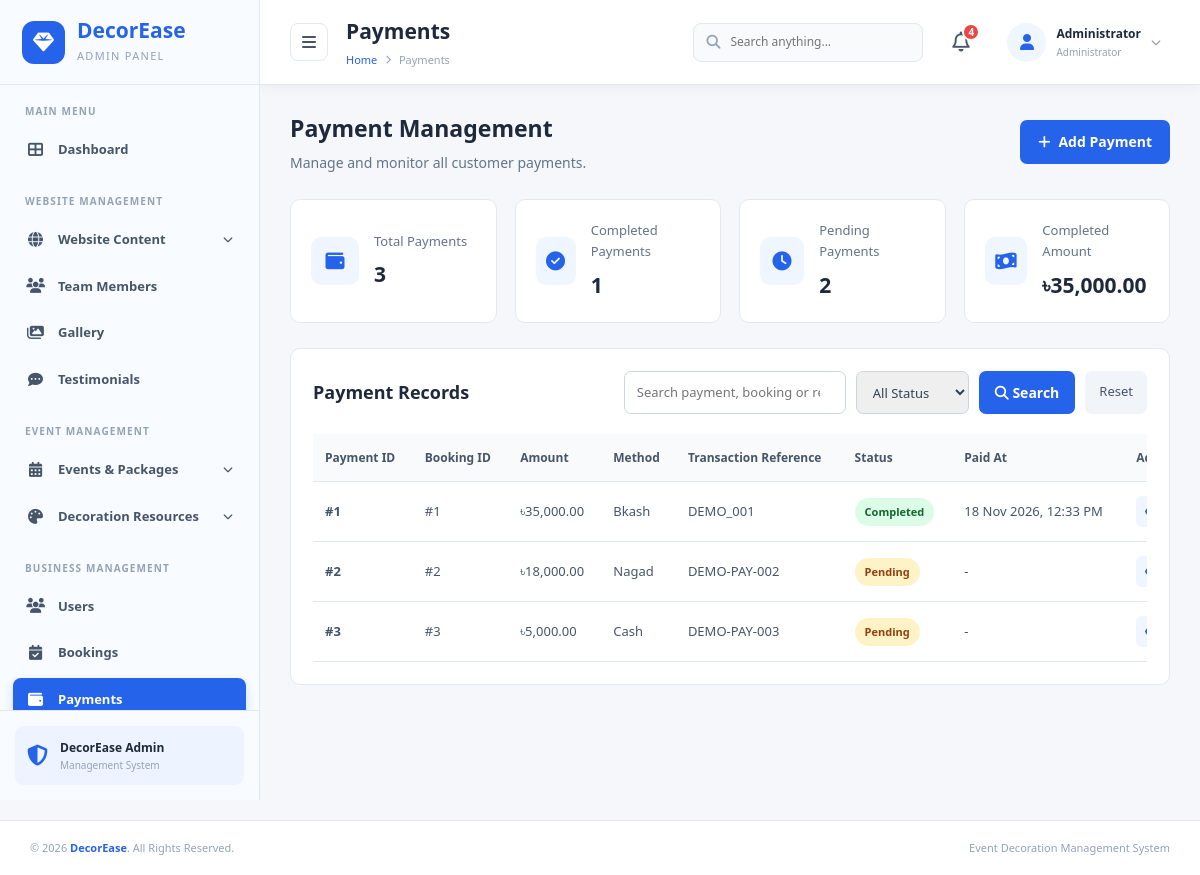
/admin/payments.php (signed in), run on the app's committed database.
### tables this page shows
CREATE TABLE `payments` (
  `payment_id` int(10) UNSIGNED NOT NULL,
  `booking_id` int(10) UNSIGNED NOT NULL,
  `amount` decimal(12,2) NOT NULL,
  `method` enum('cash','bkash','nagad') NOT NULL,
  `transaction_reference` varchar(191) DEFAULT NULL,
  `status` enum('pending','completed','failed','refunded') NOT NULL DEFAULT 'pending',
  `paid_at` datetime DEFAULT NULL,
  `created_at` timestamp NOT NULL DEFAULT current_timestamp()
);

### admin/payments.php (the view, shortened to what this page needs)
<?php
require_once __DIR__ . '/../db.php';
$stats = [
    'total' => 0,
    'completed' => 0,
    'pending' => 0,
    'total_amount' => 0
];
$result = $conn->query("
    SELECT
        COUNT(*) AS total,
        SUM(CASE WHEN status = 'completed' THEN 1 ELSE 0 END) AS completed,
        SUM(CASE WHEN status = 'pending' THEN 1 ELSE 0 END) AS pending,
        SUM(CASE WHEN status = 'completed' THEN amount ELSE 0 END) AS total_amount
    FROM payments
");
if ($result) {
    $stats = $result->fetch_assoc();
}
$search = trim($_GET['search'] ?? '');
$sql = "
    SELECT
        payment_id,
        booking_id,
        amount,
        method,
        transaction_reference,
        status,
        paid_at,
        created_at
    FROM payments
    WHERE 1=1
";
$sql .= " ORDER BY created_at DESC";
$stmt = $conn->prepare($sql);
$stmt->execute();
$payments = $stmt->get_result();
?>
<!DOCTYPE html>
<html lang="en">
<head>
    <link rel="stylesheet"
          href="https://cdnjs.cloudflare.com/ajax/libs/font-awesome/6.5.0/css/all.min.css">
    <link rel="stylesheet" href="includes/css/admin.css">
</head>
<body>
<div class="admin-container">
    <?php include 'includes/sidebar.php'; ?>
    <main class="main-content">
        <?php include 'includes/header.php'; ?>
        <section class="payment-page">
            <div class="payment-page-header">
    <div>
        <h2>Payment Management</h2>
        <p>Manage and monitor all customer payments.</p>
    </div>
    <a href="add_payment.php" class="payment-add-btn">
        <i class="fas fa-plus"></i>
        Add Payment
    </a>
</div>
            <div class="payment-summary-grid">
                <div class="payment-summary-card">
                    <div class="payment-summary-icon">
                        <i class="fas fa-wallet"></i>
                    </div>
                    <div>
                        <h3>Total Payments</h3>
                        <strong><?php echo (int)$stats['total']; ?></strong>
                    </div>
                </div>
                <div class="payment-summary-card">
                    <div class="payment-summary-icon">
                        <i class="fas fa-check-circle"></i>
                    </div>
                    <div>
                        <h3>Completed Payments</h3>
                        <strong><?php echo (int)$stats['completed']; ?></strong>
                    </div>
                </div>
                <div class="payment-summary-card">
                    <div class="payment-summary-icon">
                        <i class="fas fa-clock"></i>
                    </div>
                    <div>
                        <h3>Pending Payments</h3>
                        <strong><?php echo (int)$stats['pending']; ?></strong>
                    </div>
                </div>
                <div class="payment-summary-card">
                    <div class="payment-summary-icon">
                        <i class="fas fa-money-bill-wave"></i>
                    </div>
                    <div>
                        <h3>Completed Amount</h3>
                        <strong>
                            ৳<?php echo number_format((float)$stats['total_amount'], 2); ?>
                        </strong>
                    </div>
                </div>
            </div>
            <div class="payment-management-card">
                <div class="payment-management-header">
                    <h3>Payment Records</h3>
                    <form method="GET" class="payment-filter-form">
                        <input
                            type="search"
                            name="search"
                            placeholder="Search payment, booking or reference..."
                            value="<?php echo htmlspecialchars($search); ?>"
                        >
                        <select name="status">
                            <option value="">All Status</option>
                        </select>
                        <button type="submit" class="payment-filter-btn">
                            <i class="fas fa-search"></i> Search
                        </button>
                        <a href="payments.php" class="payment-reset-btn">
                            Reset
                        </a>
                    </form>
                </div>
                <div class="payment-table-wrapper">
                    <table class="payment-table">
                        <thead>
                            <tr>
                                <th>Payment ID</th>
                                <th>Booking ID</th>
                                <th>Amount</th>
                                <th>Method</th>
                                <th>Transaction Reference</th>
                                <th>Status</th>
                                <th>Paid At</th>
                                <th>Actions</th>
                            </tr>
                        </thead>
                        <tbody>
                        <?php if ($payments && $payments->num_rows > 0): ?>
                            <?php while ($payment = $payments->fetch_assoc()): ?>
                                <tr>
                                    <td class="payment-id">
                                        #<?php echo (int)$payment['payment_id']; ?>
                                    </td>
                                    <td>
                                        #<?php echo (int)$payment['booking_id']; ?>
                                    </td>
                                    <td>
                                        ৳<?php echo number_format((float)$payment['amount'], 2); ?>
                                    </td>
                                    <td>
                                        <?php echo ucfirst(htmlspecialchars($payment['method'])); ?>
                                    </td>
                                    <td>
                                        <?php echo htmlspecialchars($payment['transaction_reference'] ?? '-'); ?>
                                    </td>
                                    <td>
                                        <span class="payment-status <?php echo htmlspecialchars($payment['status']); ?>">
                                            <?php echo ucfirst(htmlspecialchars($payment['status'])); ?>
                                        </span>
                                    </td>
                                    <td>
                                        <?php
                                        echo $payment['paid_at']
                                            ? date('d M Y, h:i A', strtotime($payment['paid_at']))
                                            : '-';
                                        ?>
                                    </td>
                                    <td>
                                        <div class="payment-actions">
                                            <a href="view_payment.php?payment_id=<?php echo (int)$payment['payment_id']; ?>"
                                               class="payment-action-btn payment-view-btn"
                                               title="View">
                                            </a>
                                        </div>
                                    </td>
                                </tr>
                            <?php endwhile; ?>
                        <?php endif; ?>
                        </tbody>
                    </table>
                </div>
            </div>
        </section>
    </main>
</div>
<?php
include 'includes/footer.php';
?>
</body>
</html>

### admin/payments.php (style rules this page uses)
.payment-page { padding: 25px 30px 35px; }
.payment-page-header { display: flex; justify-content: space-between; align-items: center; margin-bottom: 25px; flex-wrap: wrap; gap: 15px; }
.payment-page-header h2 { color: #1e293b; font-size: 23px; margin-bottom: 5px; }
.payment-page-header p { color: #64748b; font-size: 14px; }
.payment-summary-grid { display: grid; grid-template-columns: repeat(4, minmax(0, 1fr)); gap: 18px; margin-bottom: 25px; }
.payment-summary-card { background: #fff; border: 1px solid #e2e8f0; border-radius: 10px; padding: 20px; display: flex; align-items: center; gap: 15px; }
.payment-summary-icon { width: 48px; height: 48px; border-radius: 10px; display: flex; align-items: center; justify-content: center; font-size: 19px; background: #eff6ff; color: #2563eb; }
.payment-summary-card h3 { font-size: 13px; color: #64748b; font-weight: 500; margin-bottom: 7px; }
.payment-summary-card strong { color: #1e293b; font-size: 21px; }
.payment-management-card { background: #fff; border: 1px solid #e2e8f0; border-radius: 10px; padding: 22px; }
.payment-management-header { display: flex; justify-content: space-between; align-items: center; flex-wrap: wrap; gap: 15px; margin-bottom: 20px; }
.payment-management-header h3 { color: #1e293b; font-size: 18px; }
.payment-filter-form { display: flex; gap: 10px; flex-wrap: wrap; }
.payment-filter-form input, .payment-filter-form select { padding: 10px 12px; border: 1px solid #cbd5e1; border-radius: 7px; font-size: 13px; color: #334155; outline: none; }
.payment-filter-btn { background: #2563eb; color: #fff; border: none; padding: 10px 16px; border-radius: 7px; cursor: pointer; font-weight: 600; }
.payment-reset-btn { background: #f1f5f9; color: #475569; padding: 10px 14px; border-radius: 7px; text-decoration: none; font-size: 13px; }
.payment-table-wrapper { width: 100%; overflow-x: auto; }
.payment-table { width: 100%; border-collapse: collapse; min-width: 950px; }
.payment-table th { background: #f8fafc; color: #475569; font-size: 12px; font-weight: 700; text-align: left; padding: 14px 12px; border-bottom: 1px solid #e2e8f0; white-space: nowrap; }
.payment-table td { padding: 14px 12px; border-bottom: 1px solid #e2e8f0; color: #475569; font-size: 13px; }
.payment-id { color: #2563eb; font-weight: 700; }
.payment-status { display: inline-block; padding: 5px 10px; border-radius: 20px; font-size: 11px; font-weight: 700; text-transform: capitalize; }
.payment-status.pending { background: #fef3c7; color: #92400e; }
.payment-status.completed { background: #dcfce7; color: #166534; }
.payment-actions { display: flex; gap: 7px; }
.payment-action-btn { width: 31px; height: 31px; display: inline-flex; align-items: center; justify-content: center; border-radius: 6px; text-decoration: none; font-size: 12px; }
.payment-view-btn { background: #eff6ff; color: #2563eb; }
.payment-add-btn { display: inline-flex; align-items: center; justify-content: center; gap: 8px; padding: 11px 18px; background: #2563eb; color: #fff; text-decoration: none; border-radius: 7px; font-size: 14px; font-weight: 600; transition: 0.2s; }

### data on the page
payments: payment_id "1", booking "1", amount "35,000.00", method "Bkash", transaction_reference "DEMO_001", status "Completed", paid_at "18 Nov 2026, 12:33 PM"
payments: payment_id "2", booking "2", amount "18,000.00", method "Nagad", transaction_reference "DEMO-PAY-002", status "Pending"
payments: payment_id "3", booking "3", amount "5,000.00", method "Cash", transaction_reference "DEMO-PAY-003", status "Pending"

### other printed values
$pageTitle "Payments"
$unreadCount "4"
$adminName "Administrator"
$stats['total'] "3"
$stats['completed'] "1"
$stats['pending'] "2"
$stats['total_amount'] "35,000.00"
